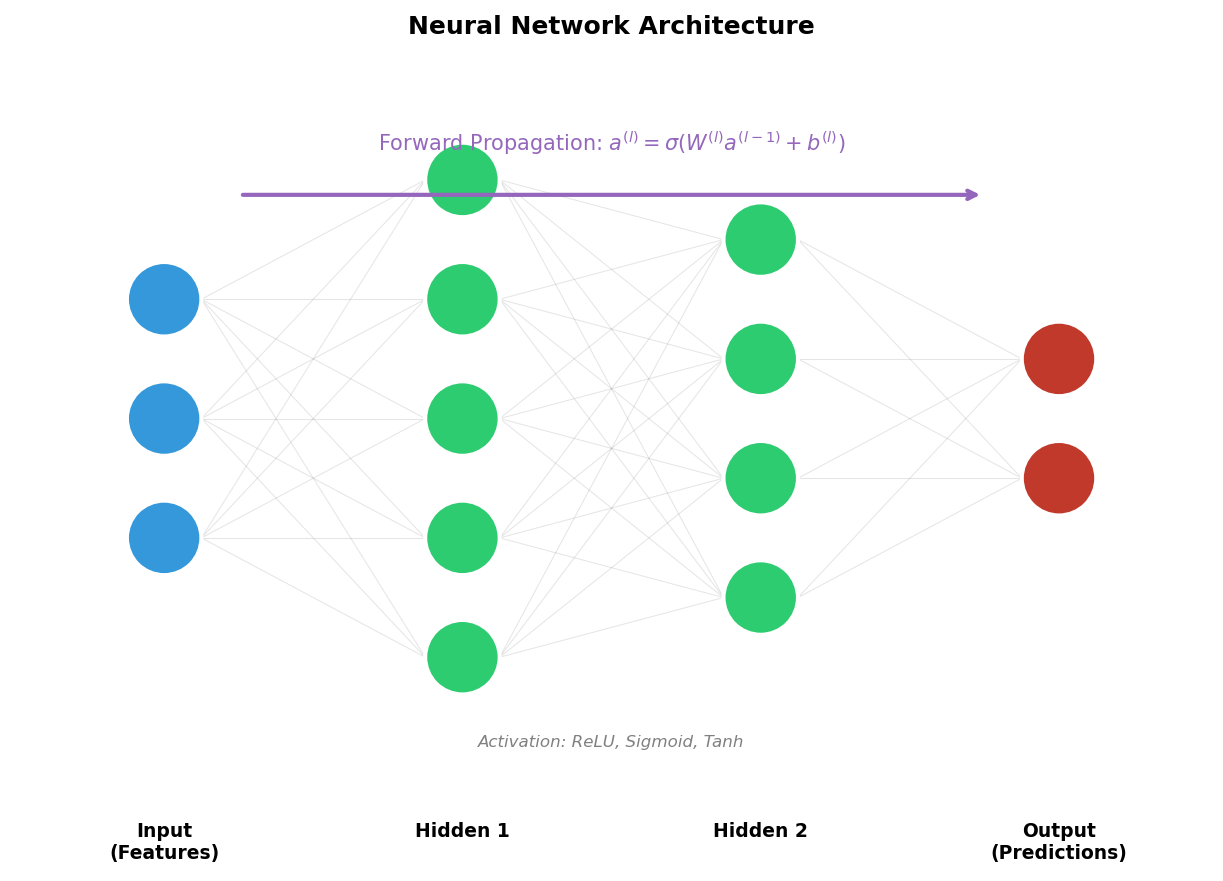

Write the Python code that produced this figure.
"""Neural Network Architecture - Simple MLP visualization"""
import matplotlib.pyplot as plt
import matplotlib.patches as mpatches
import numpy as np
from pathlib import Path

plt.rcParams.update({
    'font.size': 10, 'axes.labelsize': 10, 'axes.titlesize': 11,
    'xtick.labelsize': 9, 'ytick.labelsize': 9, 'legend.fontsize': 9,
    'figure.figsize': (10, 6), 'figure.dpi': 150
})

fig, ax = plt.subplots(figsize=(10, 6))

# Layer configuration
layers = [3, 5, 4, 2]  # Input, Hidden1, Hidden2, Output
layer_names = ['Input\n(Features)', 'Hidden 1', 'Hidden 2', 'Output\n(Predictions)']
colors = ['#3498db', '#2ecc71', '#2ecc71', '#c0392b']

# Positioning
x_positions = [1, 3, 5, 7]
y_center = 3
node_radius = 0.25

# Draw connections first (so they're behind nodes)
for l in range(len(layers) - 1):
    x1 = x_positions[l]
    x2 = x_positions[l + 1]
    for i in range(layers[l]):
        y1 = y_center + (i - (layers[l] - 1) / 2) * 0.8
        for j in range(layers[l + 1]):
            y2 = y_center + (j - (layers[l + 1] - 1) / 2) * 0.8
            ax.plot([x1 + node_radius, x2 - node_radius], [y1, y2],
                   'gray', alpha=0.2, linewidth=0.5, zorder=1)

# Draw nodes
for l, (n_nodes, x, color, name) in enumerate(zip(layers, x_positions, colors, layer_names)):
    for i in range(n_nodes):
        y = y_center + (i - (n_nodes - 1) / 2) * 0.8
        circle = mpatches.Circle((x, y), node_radius, facecolor=color,
                                  edgecolor='white', linewidth=2, zorder=2)
        ax.add_patch(circle)

    # Layer label
    ax.text(x, 0.3, name, ha='center', va='top', fontsize=9, fontweight='bold')

# Add forward propagation annotation
ax.annotate('', xy=(6.5, 4.5), xytext=(1.5, 4.5),
           arrowprops=dict(arrowstyle='->', color='#9467bd', lw=2))
ax.text(4, 4.8, 'Forward Propagation: $a^{(l)} = \\sigma(W^{(l)}a^{(l-1)} + b^{(l)})$',
       ha='center', fontsize=10, color='#9467bd')

# Activation function note
ax.text(4, 0.8, 'Activation: ReLU, Sigmoid, Tanh', ha='center', fontsize=8, color='gray', style='italic')

ax.set_xlim(0, 8)
ax.set_ylim(0, 5.5)
ax.set_aspect('equal')
ax.axis('off')
ax.set_title('Neural Network Architecture', fontsize=12, fontweight='bold')

plt.tight_layout()
plt.savefig(Path(__file__).parent / 'chart.pdf', dpi=300, bbox_inches='tight')
plt.savefig(Path(__file__).parent / 'chart.png', dpi=150, bbox_inches='tight')
plt.close()
print("16_neural_network_arch created")
